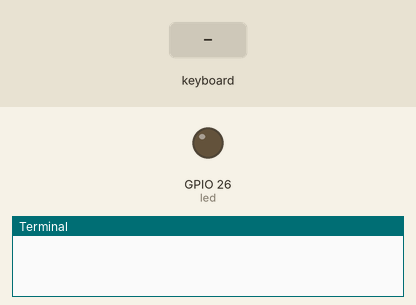
This program was run on a simulated Raspberry Pi (BCM pin numbers). Parts: output pins drawn as LEDs (lit = HIGH), the last lines printed to the terminal. Inputs (shaded band) come from the test bench.

Above: at 1.2 s.
1.3 s: key "h" typed on the keyboard
At 1.7 s:
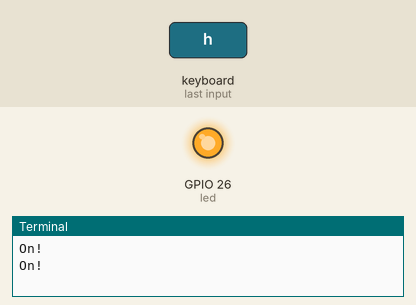
2.8 s: key "l" typed on the keyboard
At 3.5 s:
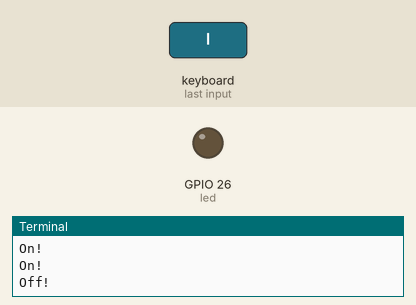
Timing chart, 0 to 5.8 s (numbered marks = the images above; inputs shaded):
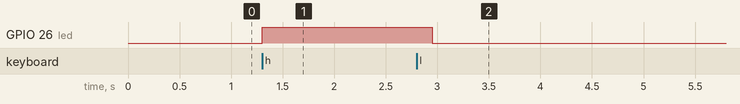

The program:

led_with_keyboard.py
```python
import keyboard
from gpiozero import LED

led = LED(26)


while True:
    if keyboard.read_key()=="h":
        print('On!')
        led.on()
    elif keyboard.read_key()=="l":
        led.off()
        print('Off!')
```

Measured:
- after the input at 1.3 s, GPIO 26 (led): LOW → HIGH at once
- after the input at 2.8 s, GPIO 26 (led): HIGH → LOW after 0.15 s
